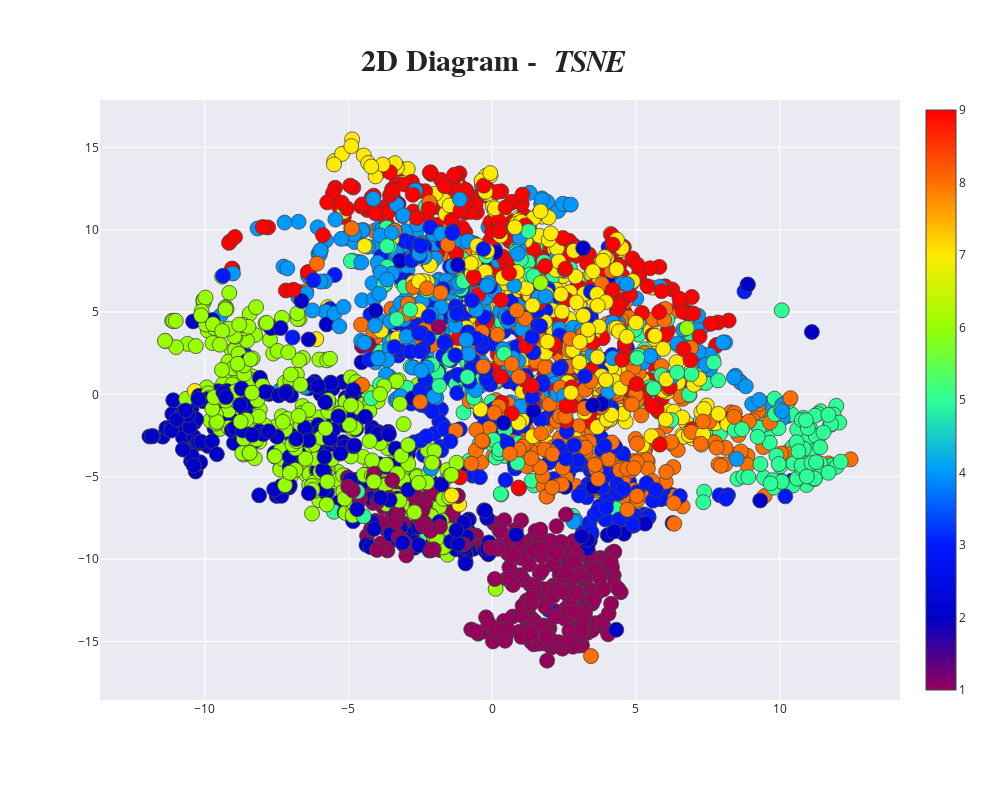

Notebook code for this chart:
### Code cell
spike_line = False ### Showing spike line or not

plot_2d(tsne[:, 0],tsne[:, 1], "TSNE", spike_line)

### Figure 1 — Plotly figure (JSON) as saved in the notebook; plotly's stock layout.template omitted (floating-point values rounded to 4 significant figures; data arrays with more than 128 entries replaced by an {"elided": "..."} marker saying what was removed)
{"data": [{"marker": {"color": {"elided": "3000 int values"}, "colorscale": [[0, "rgb(150,0,90)"], [0.125, "rgb(0,0,200)"], [0.25, "rgb(0,25,255)"], [0.375, "rgb(0,152,255)"], [0.5, "rgb(44,255,150)"], [0.625, "rgb(151,255,0)"], [0.75, "rgb(255,234,0)"], [0.875, "rgb(255,111,0)"], [1, "rgb(255,0,0)"]], "line": {"width": 0.8}, "showscale": true, "size": 15}, "mode": "markers", "type": "scatter", "x": {"elided": "3000 float values"}, "y": {"elided": "3000 float values"}}], "layout": {"height": 800, "hovermode": "closest", "margin": {"b": 100, "l": 100, "r": 100, "t": 100}, "title": {"font": {"family": "Times New Roman", "size": 30}, "text": "<b>2D Diagram - <i> TSNE </i> </b>", "xanchor": "center", "yanchor": "top"}, "width": 1000}}
